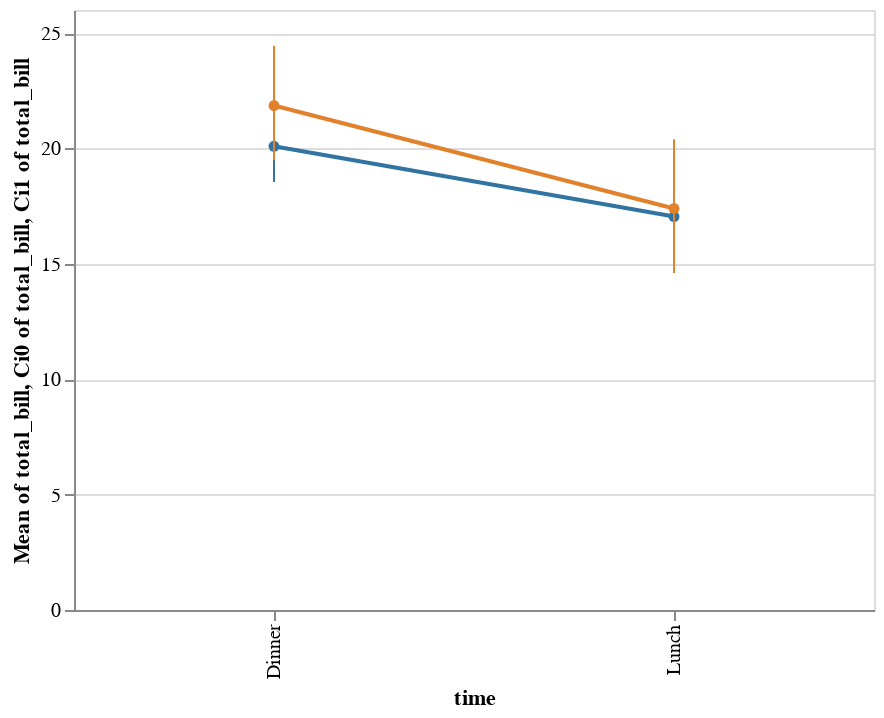

This figure's notebook cell:
### Code cell
display(salt.pointplot(x="time", y="total_bill", hue="smoker", data=tips))
ax = sns.pointplot(x="time", y="total_bill", hue="smoker", data=tips, dodge=True)

### Figure 1 — Vega-Lite specification as saved in the notebook (floating-point values rounded to 4 significant figures; data arrays with more than 128 entries replaced by an {"elided": "..."} marker saying what was removed)
{"$schema": "https://vega.github.io/schema/vega-lite/v2.4.1.json", "config": {"range": {"category": ["rgba(49.62499999999999,115.62499999999996,161.37500000000003,1)", "rgba(224.87499999999997,128.875,44.12500000000004,1)", "rgba(58.49999999999999,145.50000000000003,58.49999999999999,1)", "rgba(192.125,60.87500000000001,61.62499999999999,1)", "rgba(147.49999999999994,113.74999999999999,178.25,1)", "rgba(131.875,91.37500000000001,83.12500000000001,1)", "rgba(213.50000000000003,132.49999999999997,188.74999999999994,1)", "rgba(127.0,127.0,127.0,1)", "rgba(168.87500000000003,169.625,53.37500000000001,1)", "rgba(45.99999999999998,171.25,184.00000000000003,1)"]}, "view": {"height": 300, "width": 400}}, "data": {"values": {"elided": "244 records"}}, "layer": [{"encoding": {"color": {"field": "smoker", "type": "nominal"}, "x": {"field": "time", "type": "nominal"}, "y": {"aggregate": "mean", "field": "total_bill", "type": "quantitative"}}, "mark": "circle"}, {"encoding": {"color": {"field": "smoker", "type": "nominal"}, "x": {"field": "time", "type": "nominal"}, "y": {"aggregate": "mean", "field": "total_bill", "type": "quantitative"}}, "mark": "line"}, {"encoding": {"color": {"field": "smoker", "legend": null, "type": "nominal"}, "x": {"field": "time", "type": "nominal"}, "y": {"aggregate": "ci0", "field": "total_bill", "type": "quantitative"}, "y2": {"aggregate": "ci1", "field": "total_bill", "type": "quantitative"}}, "mark": "rule"}]}
